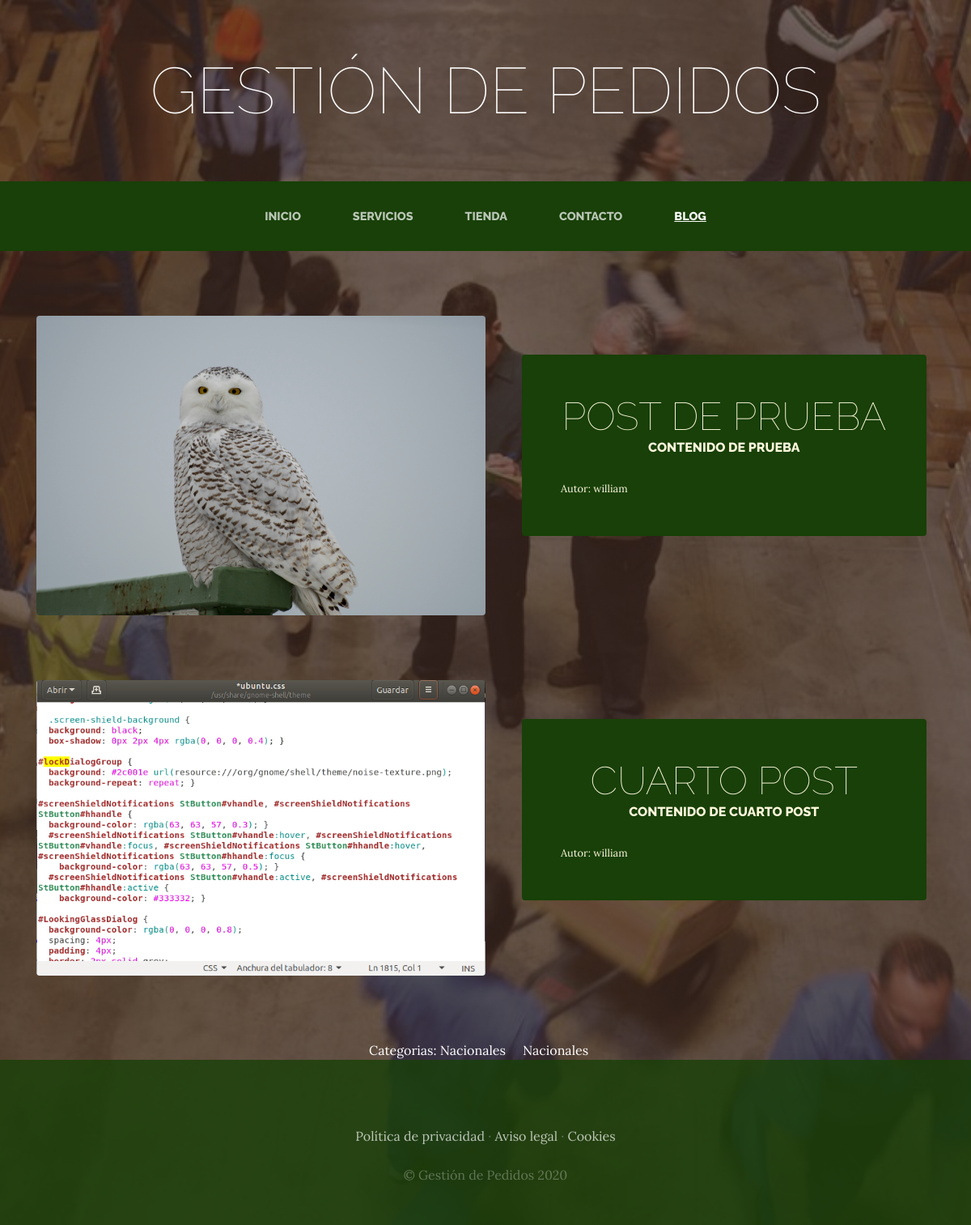
Screenshot of /blog/categoria/2/ with the database file from the repository.
### blog/models.py (models this page shows, shortened)
class Post(models.Model):
    titulo=models.CharField(max_length=50)
    contenido=models.CharField(max_length=50)
    imagen=models.ImageField(upload_to='blog', null=True, blank=True)#crea una subcarpeta para guardar imagenes cuando se trabaje
    autor=models.ForeignKey(User, on_delete=models.CASCADE)
    categorias=models.ManyToManyField(Categoria)
    created=models.DateTimeField(auto_now_add=True)
    updated=models.DateTimeField(auto_now_add=True)
    class Meta:
        verbose_name = 'post'
        verbose_name_plural = 'posts'

class Categoria(models.Model):
    nombre=models.CharField(max_length=50)
    created=models.DateTimeField(auto_now_add=True)
    updated=models.DateTimeField(auto_now_add=True)
    class Meta:
        verbose_name = 'categoria'
        verbose_name_plural = 'categorias'

### blog/views.py (the view)
# urls.py: path('categoria/<int:categoria_id>/',views.categoria, name="categorias"),
def categoria(request, categoria_id):
    categoria=Categoria.objects.get(id=categoria_id)
    posts=Post.objects.filter(categorias=categoria)
    return render(request, "blog/categorias.html", {'categoria':categoria,"posts":posts})

### blog/templates/blog/categorias.html
{% extends "ProyectowebApp/base.html" %}
{% load static %}
{% block content %}
    {% for post in posts %}
    <section class="page-section clearfix">
    <div class="container">
      <div class="intro">
        <img class="intro-img img-fluid mb-3 mb-lg-0 rounded" src="{{post.imagen.url}}" alt="" style="width:50%;">
        <div class="intro-text left-0 text-center bg-faded p-5 rounded">
          <h2 class="section-heading mb-4" >
            <span class="section-heading-lower">{{post.titulo}}</span>
            <span class="section-heading-upper">{{post.contenido}}</span>
          </h2>
            <div style="text-align: left; font-size: 0.8em;">
                Autor: {{post.autor}}
            </div>
        </div>
      </div>
    </div>
  </section>
    {% endfor %}
    <section>
        <div style="width: 75%; margin:auto;text-align:center;color:white;">
            Categorias:
                {% for post in posts %}
                    {% for categoria in post.categorias.all %}
                        {{categoria.nombre}} &nbsp;&nbsp;&nbsp;
                    {% endfor %}
                {% endfor %}
        </div>
    </section>
{% endblock %}

### ProyectowebApp/static/ProyectowebApp/css/gestion.css (style rules this page uses)
body { font-family: 'Lora'; background: linear-gradient(rgba(47, 23, 15, 0.65), rgba(47, 23, 15, 0.65)), url("../img/bg_main.jpg"); background-attachment: fixed; background-position: center; background-size: cover; }
h1, h2, h3, h4, h5, h6 { font-family: 'Raleway'; }
.page-section { margin-top: 5rem; margin-bottom: 5rem; }
.section-heading { text-transform: uppercase; }
.section-heading .section-heading-upper { display: block; font-size: 1rem; font-weight: 800; padding-bottom:.5rem; }
.section-heading .section-heading-lower { display: block; font-size: 3rem; font-weight: 100; }
.bg-faded { background-color: rgba(255, 255, 255, 0.85); }
.intro { position: relative; }
@media (min-width: 992px) { .intro .intro-img { width: 75%; float: left; } }
@media (min-width: 992px) { .intro .intro-text { left: 600; width: 60%; margin-top: 3rem; background-color: rgba(24, 64, 8); color: cornsilk; position: absolute; } }
@media (min-width: 1200px) { .intro .intro-text { width: 45%; } }

### rows the page displays
Post: imagen (picture), titulo "POST DE PRUEBA", contenido "CONTENIDO DE PRUEBA", autor "william"
Post: imagen (picture), titulo "CUARTO POST", contenido "CONTENIDO DE CUARTO POST", autor "william"
Categoria: nombre "Nacionales"
